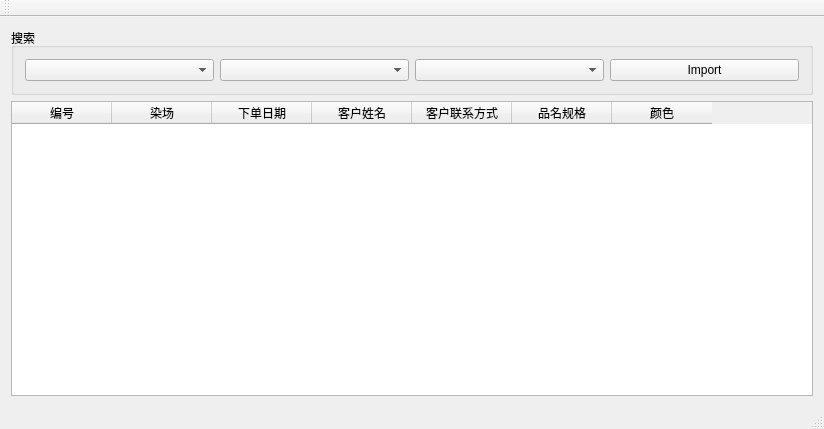
<?xml version="1.0" encoding="UTF-8"?>
<ui version="4.0">
 <class>MainWindow</class>
 <widget class="QMainWindow" name="MainWindow">
  <property name="geometry">
   <rect>
    <x>0</x>
    <y>0</y>
    <width>824</width>
    <height>429</height>
   </rect>
  </property>
  <property name="windowTitle">
   <string>MainWindow</string>
  </property>
  <widget class="QWidget" name="centralWidget">
   <layout class="QVBoxLayout" name="verticalLayout_2">
    <item>
     <widget class="QGroupBox" name="groupBox">
      <property name="styleSheet">
       <string notr="true"/>
      </property>
      <property name="title">
       <string>搜索</string>
      </property>
      <layout class="QVBoxLayout" name="verticalLayout">
       <item>
        <layout class="QHBoxLayout" name="horizontalLayout">
         <item>
          <widget class="QComboBox" name="combo_dyework">
           <property name="styleSheet">
            <string notr="true"/>
           </property>
          </widget>
         </item>
         <item>
          <widget class="QComboBox" name="combo_clientname">
           <property name="styleSheet">
            <string notr="true"/>
           </property>
          </widget>
         </item>
         <item>
          <widget class="QComboBox" name="combo_specificationproducts">
           <property name="styleSheet">
            <string notr="true"/>
           </property>
          </widget>
         </item>
         <item>
          <widget class="QPushButton" name="btn_import">
           <property name="styleSheet">
            <string notr="true"/>
           </property>
           <property name="text">
            <string>Import</string>
           </property>
          </widget>
         </item>
        </layout>
       </item>
      </layout>
     </widget>
    </item>
    <item>
     <widget class="QTableWidget" name="tableWidget">
      <attribute name="verticalHeaderVisible">
       <bool>false</bool>
      </attribute>
      <column>
       <property name="text">
        <string>编号</string>
       </property>
      </column>
      <column>
       <property name="text">
        <string>染场</string>
       </property>
      </column>
      <column>
       <property name="text">
        <string>下单日期</string>
       </property>
      </column>
      <column>
       <property name="text">
        <string>客户姓名</string>
       </property>
      </column>
      <column>
       <property name="text">
        <string>客户联系方式</string>
       </property>
      </column>
      <column>
       <property name="text">
        <string>品名规格</string>
       </property>
      </column>
      <column>
       <property name="text">
        <string>颜色</string>
       </property>
      </column>
     </widget>
    </item>
   </layout>
  </widget>
  <widget class="QMenuBar" name="menuBar">
   <property name="geometry">
    <rect>
     <x>0</x>
     <y>0</y>
     <width>824</width>
     <height>21</height>
    </rect>
   </property>
  </widget>
  <widget class="QToolBar" name="mainToolBar">
   <attribute name="toolBarArea">
    <enum>TopToolBarArea</enum>
   </attribute>
   <attribute name="toolBarBreak">
    <bool>false</bool>
   </attribute>
  </widget>
  <widget class="QStatusBar" name="statusBar"/>
 </widget>
 <layoutdefault spacing="6" margin="11"/>
 <resources/>
 <connections/>
</ui>
